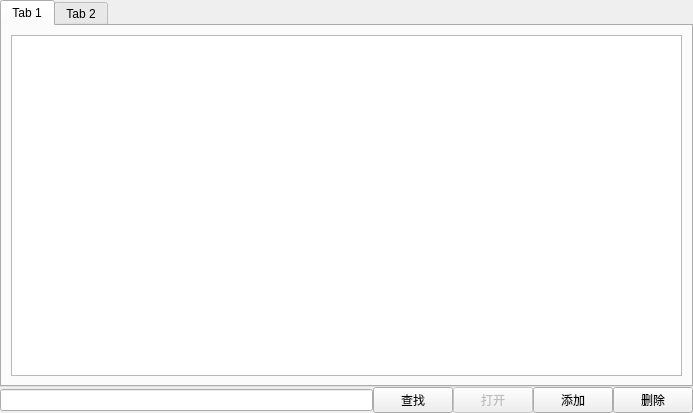
<?xml version="1.0" encoding="UTF-8"?>
<ui version="4.0">
 <class>TabWidget</class>
 <widget class="QWidget" name="TabWidget">
  <property name="geometry">
   <rect>
    <x>0</x>
    <y>0</y>
    <width>693</width>
    <height>413</height>
   </rect>
  </property>
  <property name="windowTitle">
   <string>Form</string>
  </property>
  <layout class="QVBoxLayout" name="verticalLayout">
   <property name="spacing">
    <number>0</number>
   </property>
   <property name="leftMargin">
    <number>0</number>
   </property>
   <property name="topMargin">
    <number>0</number>
   </property>
   <property name="rightMargin">
    <number>0</number>
   </property>
   <property name="bottomMargin">
    <number>0</number>
   </property>
   <item>
    <widget class="QTabWidget" name="tabWidget">
     <widget class="QWidget" name="tab">
      <attribute name="title">
       <string>Tab 1</string>
      </attribute>
      <layout class="QHBoxLayout" name="horizontalLayout_2">
       <item>
        <widget class="QTextBrowser" name="textBrowser"/>
       </item>
      </layout>
     </widget>
     <widget class="QWidget" name="tab_2">
      <attribute name="title">
       <string>Tab 2</string>
      </attribute>
     </widget>
    </widget>
   </item>
   <item>
    <layout class="QHBoxLayout" name="horizontalLayout">
     <item>
      <widget class="QLineEdit" name="lineEdit"/>
     </item>
     <item>
      <widget class="QPushButton" name="btnsearch">
       <property name="minimumSize">
        <size>
         <width>0</width>
         <height>0</height>
        </size>
       </property>
       <property name="maximumSize">
        <size>
         <width>80</width>
         <height>16777215</height>
        </size>
       </property>
       <property name="text">
        <string>查找</string>
       </property>
      </widget>
     </item>
     <item>
      <widget class="QPushButton" name="btnopen">
       <property name="enabled">
        <bool>false</bool>
       </property>
       <property name="minimumSize">
        <size>
         <width>0</width>
         <height>0</height>
        </size>
       </property>
       <property name="maximumSize">
        <size>
         <width>80</width>
         <height>16777215</height>
        </size>
       </property>
       <property name="text">
        <string>打开</string>
       </property>
       <property name="checkable">
        <bool>false</bool>
       </property>
      </widget>
     </item>
     <item>
      <widget class="QPushButton" name="btnadd">
       <property name="minimumSize">
        <size>
         <width>0</width>
         <height>0</height>
        </size>
       </property>
       <property name="maximumSize">
        <size>
         <width>80</width>
         <height>16777215</height>
        </size>
       </property>
       <property name="text">
        <string>添加</string>
       </property>
      </widget>
     </item>
     <item>
      <widget class="QPushButton" name="btndel">
       <property name="minimumSize">
        <size>
         <width>0</width>
         <height>0</height>
        </size>
       </property>
       <property name="maximumSize">
        <size>
         <width>80</width>
         <height>16777215</height>
        </size>
       </property>
       <property name="text">
        <string>删除</string>
       </property>
      </widget>
     </item>
    </layout>
   </item>
  </layout>
 </widget>
 <resources/>
 <connections/>
</ui>
